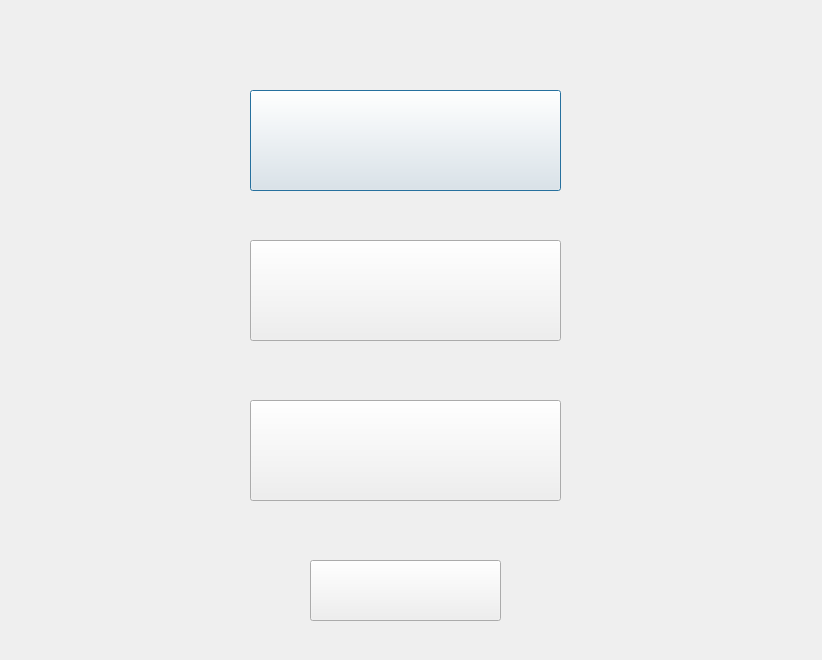
<?xml version="1.0" encoding="UTF-8"?>
<ui version="4.0">
 <class>MainMenu</class>
 <widget class="QDialog" name="MainMenu">
  <property name="geometry">
   <rect>
    <x>0</x>
    <y>0</y>
    <width>822</width>
    <height>660</height>
   </rect>
  </property>
  <property name="windowTitle">
   <string>Dialog</string>
  </property>
  <widget class="QLabel" name="labelpix">
   <property name="geometry">
    <rect>
     <x>0</x>
     <y>0</y>
     <width>831</width>
     <height>661</height>
    </rect>
   </property>
   <property name="text">
    <string/>
   </property>
  </widget>
  <widget class="QPushButton" name="pushButtonstart">
   <property name="geometry">
    <rect>
     <x>250</x>
     <y>90</y>
     <width>311</width>
     <height>101</height>
    </rect>
   </property>
   <property name="text">
    <string/>
   </property>
  </widget>
  <widget class="QPushButton" name="pushButtonmanual">
   <property name="geometry">
    <rect>
     <x>250</x>
     <y>240</y>
     <width>311</width>
     <height>101</height>
    </rect>
   </property>
   <property name="text">
    <string/>
   </property>
  </widget>
  <widget class="QPushButton" name="pushButtoncredits">
   <property name="geometry">
    <rect>
     <x>250</x>
     <y>400</y>
     <width>311</width>
     <height>101</height>
    </rect>
   </property>
   <property name="text">
    <string/>
   </property>
  </widget>
  <widget class="QPushButton" name="pushButtonexit">
   <property name="geometry">
    <rect>
     <x>310</x>
     <y>560</y>
     <width>191</width>
     <height>61</height>
    </rect>
   </property>
   <property name="text">
    <string/>
   </property>
  </widget>
 </widget>
 <resources/>
 <connections/>
</ui>
